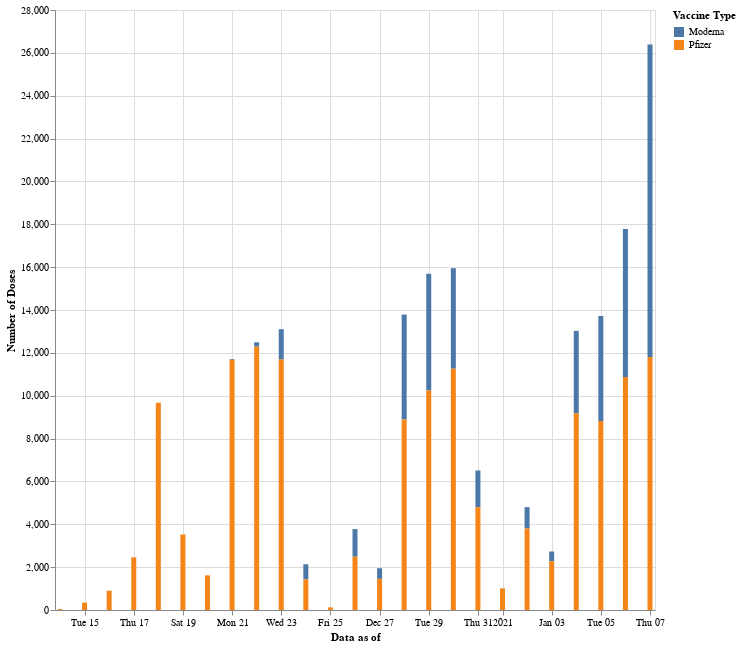

The notebook cell this image was saved under:
### Code cell
print("Doses over Time by Vaccine Type")
df2 = df_doses.groupby(['Data as of', 'Vaccine Type']).sum().reset_index()

alt.Chart(df2).mark_bar().encode(
    x='Data as of',
    y='Number of Doses',
    color='Vaccine Type'
).properties( width=600, height=600 )

### Figure 1 — Vega-Lite specification as saved in the notebook (floating-point values rounded to 4 significant figures)
{"config": {"view": {"continuousWidth": 400, "continuousHeight": 300}}, "data": {"name": "data-d720a6fbce03cbe88a643de98d5d8fd2"}, "mark": "bar", "encoding": {"color": {"type": "nominal", "field": "Vaccine Type"}, "x": {"type": "temporal", "field": "Data as of"}, "y": {"type": "quantitative", "field": "Number of Doses"}}, "height": 600, "width": 600, "$schema": "https://vega.github.io/schema/vega-lite/v4.8.1.json", "datasets": {"data-d720a6fbce03cbe88a643de98d5d8fd2": [{"Data as of": "2020-12-14T00:00:00", "Vaccine Type": "Moderna", "Week": 153, "Year": 6060, "Number of Doses": 3}, {"Data as of": "2020-12-14T00:00:00", "Vaccine Type": "Pfizer", "Week": 1071, "Year": 42420, "Number of Doses": 41}, {"Data as of": "2020-12-15T00:00:00", "Vaccine Type": "Pfizer", "Week": 1071, "Year": 42420, "Number of Doses": 347}, {"Data as of": "2020-12-16T00:00:00", "Vaccine Type": "Moderna", "Week": 204, "Year": 8080, "Number of Doses": 5}, {"Data as of": "2020-12-16T00:00:00", "Vaccine Type": "Pfizer", "Week": 2652, "Year": 105040, "Number of Doses": 897}, {"Data as of": "2020-12-17T00:00:00", "Vaccine Type": "Moderna", "Week": 51, "Year": 2020, "Number of Doses": 1}, {"Data as of": "2020-12-17T00:00:00", "Vaccine Type": "Pfizer", "Week": 4131, "Year": 163620, "Number of Doses": 2458}, {"Data as of": "2020-12-18T00:00:00", "Vaccine Type": "Pfizer", "Week": 7140, "Year": 282800, "Number of Doses": 9671}, {"Data as of": "2020-12-19T00:00:00", "Vaccine Type": "Pfizer", "Week": 5151, "Year": 204020, "Number of Doses": 3525}, {"Data as of": "2020-12-20T00:00:00", "Vaccine Type": "Moderna", "Week": 52, "Year": 2020, "Number of Doses": 1}, {"Data as of": "2020-12-20T00:00:00", "Vaccine Type": "Pfizer", "Week": 3952, "Year": 153520, "Number of Doses": 1616}, {"Data as of": "2020-12-21T00:00:00", "Vaccine Type": "Moderna", "Week": 468, "Year": 18180, "Number of Doses": 34}, {"Data as of": "2020-12-21T00:00:00", "Vaccine Type": "Pfizer", "Week": 6864, "Year": 266640, "Number of Doses": 11680}, {"Data as of": "2020-12-22T00:00:00", "Vaccine Type": "Moderna", "Week": 1820, "Year": 70700, "Number of Doses": 204}, {"Data as of": "2020-12-22T00:00:00", "Vaccine Type": "Pfizer", "Week": 7592, "Year": 294920, "Number of Doses": 12289}, {"Data as of": "2020-12-23T00:00:00", "Vaccine Type": "Moderna", "Week": 5304, "Year": 206040, "Number of Doses": 1416}, {"Data as of": "2020-12-23T00:00:00", "Vaccine Type": "Pfizer", "Week": 7072, "Year": 274720, "Number of Doses": 11688}, {"Data as of": "2020-12-24T00:00:00", "Vaccine Type": "Moderna", "Week": 2496, "Year": 96960, "Number of Doses": 702}, {"Data as of": "2020-12-24T00:00:00", "Vaccine Type": "Pfizer", "Week": 2288, "Year": 88880, "Number of Doses": 1431}, {"Data as of": "2020-12-25T00:00:00", "Vaccine Type": "Pfizer", "Week": 624, "Year": 24240, "Number of Doses": 122}, {"Data as of": "2020-12-26T00:00:00", "Vaccine Type": "Moderna", "Week": 3016, "Year": 117160, "Number of Doses": 1287}, {"Data as of": "2020-12-26T00:00:00", "Vaccine Type": "Pfizer", "Week": 2600, "Year": 101000, "Number of Doses": 2488}, {"Data as of": "2020-12-27T00:00:00", "Vaccine Type": "Moderna", "Week": 1484, "Year": 56560, "Number of Doses": 496}, {"Data as of": "2020-12-27T00:00:00", "Vaccine Type": "Pfizer", "Week": 2120, "Year": 80800, "Number of Doses": 1454}, {"Data as of": "2020-12-28T00:00:00", "Vaccine Type": "Moderna", "Week": 7526, "Year": 286840, "Number of Doses": 4898}, {"Data as of": "2020-12-28T00:00:00", "Vaccine Type": "Pfizer", "Week": 6466, "Year": 246440, "Number of Doses": 8889}, {"Data as of": "2020-12-29T00:00:00", "Vaccine Type": "Moderna", "Week": 8003, "Year": 305020, "Number of Doses": 5447}, {"Data as of": "2020-12-29T00:00:00", "Vaccine Type": "Pfizer", "Week": 7261, "Year": 276740, "Number of Doses": 10242}, {"Data as of": "2020-12-30T00:00:00", "Vaccine Type": "Moderna", "Week": 8215, "Year": 313100, "Number of Doses": 4688}, {"Data as of": "2020-12-30T00:00:00", "Vaccine Type": "Pfizer", "Week": 6731, "Year": 256540, "Number of Doses": 11262}, {"Data as of": "2020-12-31T00:00:00", "Vaccine Type": "Moderna", "Week": 4505, "Year": 171700, "Number of Doses": 1709}, {"Data as of": "2020-12-31T00:00:00", "Vaccine Type": "Pfizer", "Week": 4770, "Year": 181800, "Number of Doses": 4800}, {"Data as of": "2021-01-01T00:00:00", "Vaccine Type": "Moderna", "Week": 106, "Year": 4042, "Number of Doses": 10}, {"Data as of": "2021-01-01T00:00:00", "Vaccine Type": "Pfizer", "Week": 1378, "Year": 52546, "Number of Doses": 1002}, {"Data as of": "2021-01-02T00:00:00", "Vaccine Type": "Moderna", "Week": 2597, "Year": 99029, "Number of Doses": 993}, {"Data as of": "2021-01-02T00:00:00", "Vaccine Type": "Pfizer", "Week": 3445, "Year": 131365, "Number of Doses": 3806}, {"Data as of": "2021-01-03T00:00:00", "Vaccine Type": "Moderna", "Week": 51, "Year": 103071, "Number of Doses": 454}, {"Data as of": "2021-01-03T00:00:00", "Vaccine Type": "Pfizer", "Week": 40, "Year": 80840, "Number of Doses": 2275}, {"Data as of": "2021-01-04T00:00:00", "Vaccine Type": "Moderna", "Week": 161, "Year": 325381, "Number of Doses": 3848}, {"Data as of": "2021-01-04T00:00:00", "Vaccine Type": "Pfizer", "Week": 178, "Year": 359738, "Number of Doses": 9176}, {"Data as of": "2021-01-05T00:00:00", "Vaccine Type": "Moderna", "Week": 208, "Year": 420368, "Number of Doses": 4906}, {"Data as of": "2021-01-05T00:00:00", "Vaccine Type": "Pfizer", "Week": 230, "Year": 464830, "Number of Doses": 8815}, {"Data as of": "2021-01-06T00:00:00", "Vaccine Type": "Moderna", "Week": 295, "Year": 596195, "Number of Doses": 6899}, {"Data as of": "2021-01-06T00:00:00", "Vaccine Type": "Pfizer", "Week": 254, "Year": 513334, "Number of Doses": 10877}, {"Data as of": "2021-01-07T00:00:00", "Vaccine Type": "Moderna", "Week": 192, "Year": 388032, "Number of Doses": 14587}, {"Data as of": "2021-01-07T00:00:00", "Vaccine Type": "Pfizer", "Week": 232, "Year": 468872, "Number of Doses": 11801}]}}
